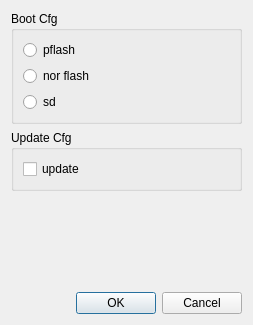
<?xml version="1.0" encoding="UTF-8"?>
<ui version="4.0">
 <class>BootSelectBox</class>
 <widget class="QDialog" name="BootSelectBox">
  <property name="geometry">
   <rect>
    <x>0</x>
    <y>0</y>
    <width>253</width>
    <height>325</height>
   </rect>
  </property>
  <property name="windowTitle">
   <string>Config Boot</string>
  </property>
  <layout class="QVBoxLayout" name="verticalLayout_2">
   <item>
    <widget class="QGroupBox" name="bootCfgGroupBox">
     <property name="title">
      <string>Boot Cfg</string>
     </property>
     <layout class="QVBoxLayout" name="verticalLayout">
      <item>
       <widget class="QRadioButton" name="pFlashRadioButton">
        <property name="text">
         <string>pflash</string>
        </property>
       </widget>
      </item>
      <item>
       <widget class="QRadioButton" name="norFlashRadioButton">
        <property name="text">
         <string>nor flash</string>
        </property>
       </widget>
      </item>
      <item>
       <widget class="QRadioButton" name="sdRadioButton">
        <property name="text">
         <string>sd</string>
        </property>
       </widget>
      </item>
     </layout>
    </widget>
   </item>
   <item>
    <widget class="QGroupBox" name="updateCfgGroupBox">
     <property name="title">
      <string>Update Cfg</string>
     </property>
     <layout class="QVBoxLayout" name="verticalLayout_3">
      <item>
       <widget class="QCheckBox" name="updateCheckBox">
        <property name="text">
         <string>update</string>
        </property>
       </widget>
      </item>
     </layout>
    </widget>
   </item>
   <item>
    <spacer name="verticalSpacer">
     <property name="orientation">
      <enum>Qt::Vertical</enum>
     </property>
     <property name="sizeHint" stdset="0">
      <size>
       <width>20</width>
       <height>40</height>
      </size>
     </property>
    </spacer>
   </item>
   <item>
    <widget class="QDialogButtonBox" name="buttonBox">
     <property name="orientation">
      <enum>Qt::Horizontal</enum>
     </property>
     <property name="standardButtons">
      <set>QDialogButtonBox::Cancel|QDialogButtonBox::Ok</set>
     </property>
    </widget>
   </item>
  </layout>
 </widget>
 <resources/>
 <connections>
  <connection>
   <sender>buttonBox</sender>
   <signal>accepted()</signal>
   <receiver>BootSelectBox</receiver>
   <slot>accept()</slot>
   <hints>
    <hint type="sourcelabel">
     <x>248</x>
     <y>254</y>
    </hint>
    <hint type="destinationlabel">
     <x>157</x>
     <y>274</y>
    </hint>
   </hints>
  </connection>
  <connection>
   <sender>buttonBox</sender>
   <signal>rejected()</signal>
   <receiver>BootSelectBox</receiver>
   <slot>reject()</slot>
   <hints>
    <hint type="sourcelabel">
     <x>316</x>
     <y>260</y>
    </hint>
    <hint type="destinationlabel">
     <x>286</x>
     <y>274</y>
    </hint>
   </hints>
  </connection>
 </connections>
</ui>
